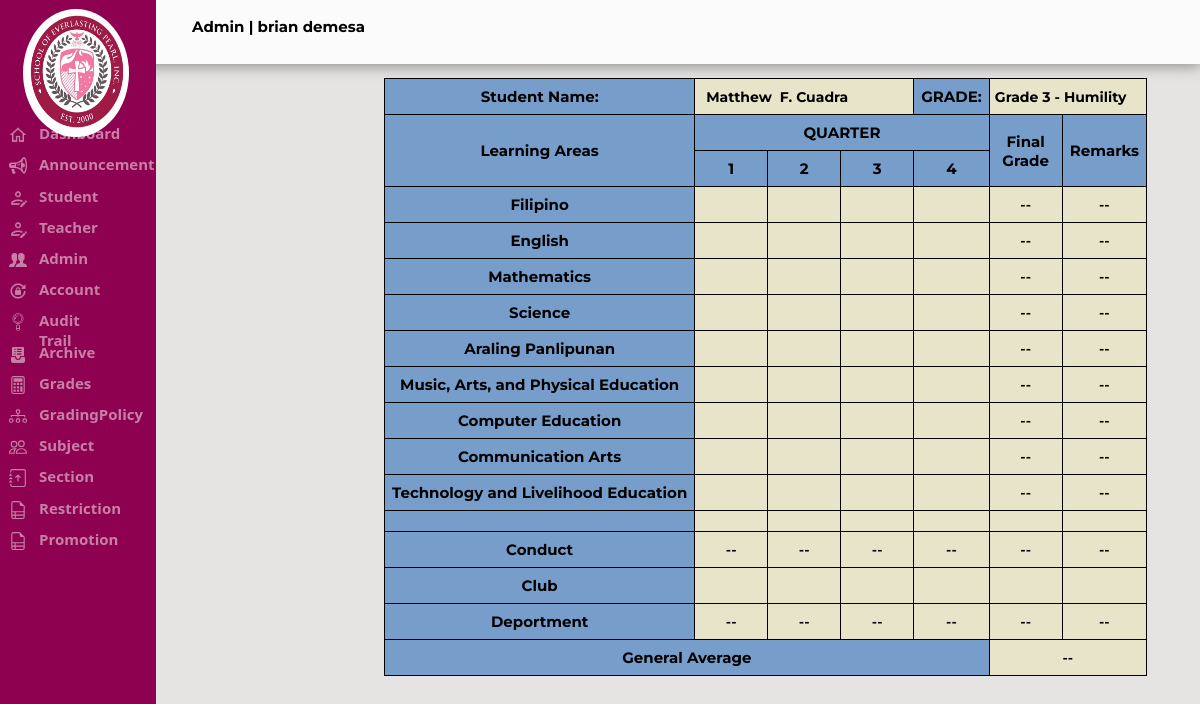
The page /Admin/viewstudgrades.php?ID=75 (signed in) on the database its author committed.
### tables this page shows
CREATE TABLE `tbl_sepi_account` (
  `Acc_ID` int(11) NOT NULL AUTO_INCREMENT,
  `Admin_ID` varchar(20) NOT NULL,
  `Fname` varchar(30) NOT NULL,
  `mname` varchar(5) NOT NULL,
  `Lname` varchar(30) NOT NULL,
  `Username` varchar(30) NOT NULL,
  `EMAIL` varchar(50) NOT NULL,
  `Password` varchar(30) NOT NULL,
  `Gender` varchar(15) NOT NULL,
  `Address` varchar(50) NOT NULL,
  `Role` varchar(20) NOT NULL,
  `Hdate` date NOT NULL,
  PRIMARY KEY (`Acc_ID`)
);

CREATE TABLE `tbl_studentinfo` (
  `Stud_SID` int(11) NOT NULL AUTO_INCREMENT,
  `Stud_ID` varchar(20) NOT NULL,
  `FNAME` varchar(30) NOT NULL,
  `MNAME` varchar(30) NOT NULL,
  `LNAME` varchar(30) NOT NULL,
  `USERNAME` varchar(30) NOT NULL,
  `ADDRESS` varchar(255) NOT NULL,
  `EMAIL` varchar(50) NOT NULL,
  `PASS` varchar(20) NOT NULL,
  `BDAY` date DEFAULT NULL,
  `AGE` int(11) NOT NULL,
  `GENDER` varchar(30) NOT NULL,
  `LEVEL` varchar(30) NOT NULL,
  `YEAR` varchar(30) NOT NULL,
  `LRN` varchar(30) NOT NULL,
  `Role` varchar(20) NOT NULL,
  `STATUS` varchar(20) NOT NULL,
  `Active` int(1) DEFAULT 1,
  PRIMARY KEY (`Stud_SID`)
);

CREATE TABLE `tbl_subject` (
  `ID` int(11) NOT NULL AUTO_INCREMENT,
  `Subject_code` varchar(255) NOT NULL,
  `Subject_name` varchar(255) NOT NULL,
  `Grade_level` varchar(255) NOT NULL,
  PRIMARY KEY (`ID`)
);

### Admin/viewstudgrades.php (the view, shortened to what this page needs)
<?php
		include "../sepi_connect.php";
		if(!isset($_SESSION['loggedin']) || $_SESSION['loggedin'] !== true)
		 {
			 header("refresh:0; ../Index.php");
			 exit;
		 }else if(isset($_SESSION['Acc_ID']))
			{
				$userid = $_SESSION['Acc_ID'];
				$getrecord = mysqli_query($config,"SELECT * FROM tbl_sepi_account WHERE Acc_ID ='$userid'");
				while($rowedit = mysqli_fetch_assoc($getrecord))
				{
					$type = $rowedit['Role'];
					$name = $rowedit['Fname']." ".$rowedit['Lname'];
				}
			}
            $SID = $_GET['ID'];
            $sql="Select *from tbl_studentinfo where Stud_SID = '$SID'";
            $result = $config->query($sql);
            $row = $result->fetch_assoc();
            $FNAME = $row['FNAME'];
            $MNAME = $row['MNAME'];
            $LNAME = $row['LNAME'];
            $FULLNAME = $FNAME." ".$MNAME." ".$LNAME;
            $LEVEL = $row['LEVEL'];
?>
<html>
<head>
</head>
<link rel="stylesheet" href="../Css/sepi.css">
<body style="background-color:#E5E4E2">
    <div class="header">
    <p class="displayname"><?php echo "$type" ?> | <?php echo "$name" ?></p>
        <form method="POST"action="logout.php" >
        </form>
    </div>
    <form method=POST action="viewstudgrades.php">
        <?php
		include_once('SideNav.php');
		?>
        <div class=finalgradediv>
          <table  class=tablefinalgrade border="0">
            <tr>
                <th class=headerfinalgrade>Student Name:</th>
                <td colspan=3 class=datafinalgrade><input type=text name=studname class=datafnamefinalgrade value="<?php echo $FULLNAME; ?>"readonly></td>
                <th class=headerfinalgrade>GRADE:</th>
                <th colspan=2 class=datafinalgrade><input type=text name=studlevel class=datalvlfinalgrade value="<?php echo $LEVEL; ?>"readonly></th>
            </tr>
            <tr>
                <th rowspan=2 class=headerfinalgrade>Learning Areas</th>
                <th colspan=4 class=headerfinalgrade>QUARTER</th>
                <th rowspan=2 class=headerfinalgrade>Final Grade</th>
                <th rowspan=2 class=headerfinalgrade>Remarks</th>
            </tr>
            <tr>
                <th class=headerfinalgrade>1</th>
                <th class=headerfinalgrade>2</th>
                <th class=headerfinalgrade>3</th>
                <th class=headerfinalgrade>4</th>
            </tr>
            <?php
$conduct_prelim  = 0;
$conduct_midterm = 0;
$conduct_prefinal = 0;
$conduct_final = 0;
$deportment_prelim = 0;
$deportment_midterm = 0;
$deportment_prefinal = 0;
$deportment_final = 0;
$query = "SELECT tbl_subject.Grade_level, tbl_subject.ID, tbl_subject.Subject_code, tbl_subject.Subject_name, tbl_grades.Prelim, tbl_grades.Midterm, tbl_grades.Prefinal, tbl_grades.Final
 FROM
 tbl_studentinfo
 LEFT JOIN tbl_section ON tbl_studentinfo.`LEVEL` = tbl_section.Section
 LEFT JOIN tbl_subject ON tbl_section.Grade_Level = tbl_subject.Grade_level
 LEFT JOIN tbl_grades ON tbl_subject.Subject_code = tbl_grades.Subject_Code AND tbl_studentinfo.Stud_SID = tbl_grades.Student_Code
 where tbl_studentinfo.Stud_SID = ".$_GET['ID'].";";
$result = mysqli_query($config, $query);
$subjectcount =0;
$average = 0;
while ($row = mysqli_fetch_assoc($result)) {
    $subject_name = $row['Subject_name'];
    $prelim = $row['Prelim'];
    $midterm = $row['Midterm'];
    $prefinal = $row['Prefinal'];
    $final = $row['Final'];
    $conduct_prelim += $row['Prelim'];;
    $conduct_midterm += $row['Midterm'];
    $conduct_prefinal +=$row['Prefinal'] ;
    $conduct_final += $row['Final'];
    $deportment_prelim += $row['Prelim'];;
    $deportment_midterm += $row['Midterm'];
    $deportment_prefinal += $row['Prefinal'];
    $deportment_final += $row['Final'];
    $subjectcount += 1;
    $total_grade = ($prelim + $midterm + $prefinal + $final)/4 == 0 ? "--" : ($prelim + $midterm + $prefinal + $final)/4;
    if (is_int($total_grade)) {
        $grade = round($total_grade);
        $average += $grade;
    } else {
        $grade = $total_grade;
    }
    if ($grade >= 75)
        $remarks = "Passed";
    else if ($grade <= 75 && $grade >= 1)
        $remarks = "Failed";
    else if($grade = "--")
        $remarks = "--";
    else
        $remarks = "--";
    echo "<tr>";
    echo "<th class='headerfinalgrade'>$subject_name</th>";
    echo "<td class='datafinalgrade'><input type='text' name='stud{$subject_name}first' class='datafinalgrade1' value='$prelim' readonly></td>";
    echo "<td class='datafinalgrade'><input type='text' name='stud{$subject_name}second' class='datafinalgrade1' value='$midterm' readonly></td>";
    echo "<td class='datafinalgrade'><input type='text' name='stud{$subject_name}third' class='datafinalgrade1' value='$prefinal' readonly></td>";
    echo "<td class='datafinalgrade'><input type='text' name='stud{$subject_name}fourth' class='datafinalgrade1' value='$final' readonly></td>";
    echo "<td class='datafinalgrade'><input type='text' name='stud{$subject_name}fourth' class='datafinalgrade1' value='$total_grade' readonly></td>";
    echo "<td class='datafinalgrade'><input type='text' name='stud{$subject_name}fourth' class='datafinalgrade1' value='$remarks' readonly></td>";
    echo "</tr>";
}
?>
            <tr>
                <th class=headerfinalgrade></th>
                <td class=datafinalgrade><input type=text name=studcefirst class=datafinalgrade1 value="" readonly></td>
                <td class=datafinalgrade><input type=text name=studcesecond class=datafinalgrade1 value=""readonly></td>
                <td class=datafinalgrade><input type=text name=studcethird class=datafinalgrade1 value=""readonly></td>
                <td class=datafinalgrade><input type=text name=studcefourth class=datafinalgrade1 value=""readonly></td>
                <td class=datafinalgrade><input type=text name=studcefourth class=datafinalgrade1 value=""readonly></td>
                <td class=datafinalgrade><input type=text name=studcefourth class=datafinalgrade1 value=""readonly></td>
            </tr>
            <tr>
    <th class="headerfinalgrade">Conduct</th>
    <td class="datafinalgrade"><input type="text" name="studcefirst" class="datafinalgrade1" value="<?php echo $conduct_prelim / $subjectcount < 1 ? '--' : $conduct_prelim / $subjectcount; ?>" readonly></td>
<td class="datafinalgrade"><input type="text" name="studcesecond" class="datafinalgrade1" value="<?php echo $conduct_midterm / $subjectcount < 1 ? '--' : $conduct_midterm / $subjectcount; ?>" readonly></td>
<td class="datafinalgrade"><input type="text" name="studcethird" class="datafinalgrade1" value="<?php echo $conduct_prefinal / $subjectcount < 1 ? '--' : $conduct_prefinal / $subjectcount; ?>" readonly></td>
<td class="datafinalgrade"><input type="text" name="studcefourth" class="datafinalgrade1" value="<?php echo $conduct_final / $subjectcount < 1 ? '--' : $conduct_final / $subjectcount; ?>" readonly></td>
<td class="datafinalgrade"><input type="text" name="studceaverage" class="datafinalgrade1" value="<?php echo ($conduct_prelim + $conduct_midterm + $conduct_prefinal + $conduct_final) / ($subjectcount ) < 1 ? '--' : ($conduct_prelim + $conduct_midterm + $conduct_prefinal + $conduct_final) / ($subjectcount ); ?>" readonly></td>
<td class="datafinalgrade"><input type="text" name="studceaverage" class="datafinalgrade1" value="<?php $conductavg = ($conduct_prelim + $conduct_midterm + $conduct_prefinal + $conduct_final) / ($subjectcount); echo (($conduct_prelim + $conduct_midterm + $conduct_prefinal + $conduct_final) / ($subjectcount)) < 1 ? '--' : (($conduct_prelim + $conduct_midterm + $conduct_prefinal + $conduct_final) / ($subjectcount )); ?>" readonly></td>
</tr>
            <tr>
                <th class=headerfinalgrade>Club</th>
                <td class=datafinalgrade><input type=text name=studcefirst class=datafinalgrade1 value="" readonly></td>
                <td class=datafinalgrade><input type=text name=studcesecond class=datafinalgrade1 value=""readonly></td>
                <td class=datafinalgrade><input type=text name=studcethird class=datafinalgrade1 value=""readonly></td>
                <td class=datafinalgrade><input type=text name=studcefourth class=datafinalgrade1 value=""readonly></td>
                <td class=datafinalgrade><input type=text name=studcefourth class=datafinalgrade1 value=""readonly></td>
                <td class=datafinalgrade><input type=text name=studcefourth class=datafinalgrade1 value=""readonly></td>
            </tr>
            <tr>
  <th class=headerfinalgrade>Deportment</th>
  <td class="datafinalgrade"><input type="text" name="studcefirst" class="datafinalgrade1" value="<?php echo $deportment_prelim / $subjectcount < 1 ? '--' : $deportment_prelim / $subjectcount; ?>" readonly></td>
  <td class="datafinalgrade"><input type="text" name="studcesecond" class="datafinalgrade1" value="<?php echo $deportment_midterm / $subjectcount < 1 ? '--' : $deportment_midterm / $subjectcount; ?>" readonly></td>
  <td class="datafinalgrade"><input type="text" name="studcethird" class="datafinalgrade1" value="<?php echo $deportment_prefinal / $subjectcount < 1 ? '--' : $deportment_prefinal / $subjectcount; ?>" readonly></td>
  <td class="datafinalgrade"><input type="text" name="studcefourth" class="datafinalgrade1" value="<?php echo $deportment_final / $subjectcount < 1 ? '--' : $deportment_final / $subjectcount; ?>" readonly></td>
  <td class="datafinalgrade"><input type="text" name="studceaverage" class="datafinalgrade1" value="<?php echo ($deportment_prelim + $deportment_midterm + $deportment_prefinal + $deportment_final) / ($subjectcount * 4) < 1 ? '--' : round(($deportment_prelim + $deportment_midterm + $deportment_prefinal + $deportment_final) / ($subjectcount * 4), 2); ?>" readonly></td>
  <td class="datafinalgrade"><input type="text" name="studceremarks" class="datafinalgrade1" value="<?php $depoavg = ($deportment_prelim + $deportment_midterm + $deportment_prefinal + $deportment_final) / ($subjectcount) ;echo ($deportment_prelim + $deportment_midterm + $deportment_prefinal + $deportment_final) / ($subjectcount * 4) < 1 ? '--' : (($deportment_prelim + $deportment_midterm + $deportment_prefinal + $deportment_final) / ($subjectcount * 4) >= 75 ? 'Passed' : 'Failed'); ?>" readonly></td>
</tr>
            <tr>
                <th colspan=5 class=headerfinalgrade>General Average</th>
                <th colspan=2  class=datafinalgrade><input type=text name=studcefourth class=datafinalgrade1 value="<?php $final = ($average + $depoavg + $conductavg) / ($subjectcount + 2); echo $final < 1 ? '--' : $final ?>"readonly></th>
            </tr>
        </table>
		</div>
</body>
</html>

### Admin/SideNav.php
<div class="dashboard">
			<img src="../Images/logo.png" class="dashboardlogocvgs">
			<a href="dashboard.php" class="Dashboardhome"><img src="../Images/homeicon.png" class="homeicon">Dashboard</a>
			<a href="announceview.php" class="Announcement"><img src="../Images/announcement.png" class="announcementicon">Announcement</a>
			<a href="student.php" class="Student"><img src="../Images/studrecord.png" class="studenticon">Student</a>
			<a href="teacher.php" class="Teacher"><img src="../Images/studrecord.png" class="teachericon">Teacher</a>
			<a href="accounts.php" class="Accounts"><img src="../Images/account.png" class="accounticon">Admin</a>
			<a href="adchangepass.php" class="Changepassadmin"><img src="../Images/pass.png" class="archiveicon">Account</a>
			<a href="audit.php" class="Audit"><img src="../Images/mag.png" class="auditicon">Audit Trail</a>
			<a href="../Archive/archive.php" class="Archive"><img src="../Images/arc.png" class="archiveicon">Archive</a>
			<a href="first.php" class="Grade"><img src="../Images/grade.svg" class="Gradeicon">Grades</a>
			<a href="grading.php" class="Grading"><img src="../Images/grading.svg" class="Gradingicon">GradingPolicy</a>
			<a href="subject.php" class="Subject"><img src="../Images/subject.svg" class="Subjecticon">Subject</a>
			<a href="section.php" class="Section"><img src="../Images/section.svg" class="Sectionicon">Section</a>
			<a href="restriction.php" class="Restriction"><img src="../Images/restriction.svg" class="Restrictionicon">Restriction</a>
			<a href="promotion.php" class="Promotion"><img src="../Images/restriction.svg" class="Promotionicon">Promotion</a>
</div>t

### rows shown on the page
tbl_sepi_account: Role "Admin", name "brian demesa"
tbl_studentinfo: studname "Matthew F. Cuadra", studlevel "Grade 3 - Humility"
tbl_subject: Subject_name "Filipino", value "--"
tbl_subject: Subject_name "English", value "--"
tbl_subject: Subject_name "Mathematics", value "--"
tbl_subject: Subject_name "Science", value "--"
tbl_subject: Subject_name "Araling Panlipunan", value "--"
tbl_subject: Subject_name "Music, Arts, and Physical Education", value "--"
tbl_subject: Subject_name "Computer Education", value "--"
tbl_subject: Subject_name "Communication Arts", value "--"
tbl_subject: Subject_name "Technology and Livelihood Education", value "--"
